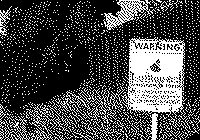
#> input picture Project_1/input.png, 200 x 140 px
$ python project_1.py
#> lines starting #> are read from the running program, lines starting #| are printed output that depends on the picture; after the words box and inside, x2 and y2 are one past the last pixel; in counts of white or black regions, pixels touching at a corner belong together
import cv2
import numpy as np
from matplotlib import pylab as plt


def active(th1,x,y):

	if x < len(th1) - 1:
		th1[x+1][y] = 255
		if y > 0:
			th1[x+1][y-1] = 255
		if y < len(th1[x]) - 1:
			th1[x+1][y+1] = 255


def active2(th1,x,y):

	if y < len(th1[x]) - 1:
		th1[x][y-1] = 255
		if x > 0:
			th1[x-1][y-1] = 255
		if x < len(th1[x]) - 1:
			th1[x+1][y-1] = 255


def upward(img,x,y):

	temp = 0
	temp2 = 0
	temp3 = 0

	if x < 0:
		temp = img[x-1][y]
		if y > 0:
			temp2 = img[x-1][y-1]
		if y < len(img[x]) - 1:
			temp3 = img[x-1][y+1]

	return 1 + max(temp,temp2,temp3)


def main():


	img = cv2.imread('input.png',0)
#> img: shape (140, 200); 28% white; 1306 white regions (1288 under 20 px), largest, box (x1, y1, x2, y2) and area: (121, 37, 187, 119) 3356, (60, 86, 125, 124) 532, (103, 0, 156, 30) 518


	ret,th1 = cv2.threshold(img,0,255,cv2.THRESH_BINARY)


	for x in range(len(th1)):
		for y in range(len(th1[x])):
			if th1[x][y] == 255:
				temp = upward(img,x,y)
				if temp != img[x][y]:
					img[x][y] = temp
					active(th1,x,y)
#> this loop made 140 passes
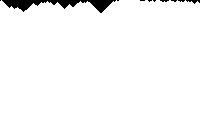
#> img: shape (140, 200); values 0 (black) and 1 (white), 97.5% white; 10 black regions (8 under 20 px), largest, box (x1, y1, x2, y2) and area: (2, 0, 116, 13) 632, (186, 0, 200, 4) 29


	for x in range(th1.shape[0]-1,0,-1):
		for y in range(th1.shape[1]-1,0,-1):
			if th1[x][y] == 255:
				temp = upward(img,x,y)
				if temp != img[x][y]:
					img[x][y] = temp
					active2(th1,x,y)
#> this loop made 139 passes
#> x on passes 1 to 12: 139, 138, 137, 136, 135, 134, 133, 132, 131, 130, 129, 128


	cv2.imshow("output",th1)
	cv2.waitKey(10000)


if __name__ == "__main__":
	main()
